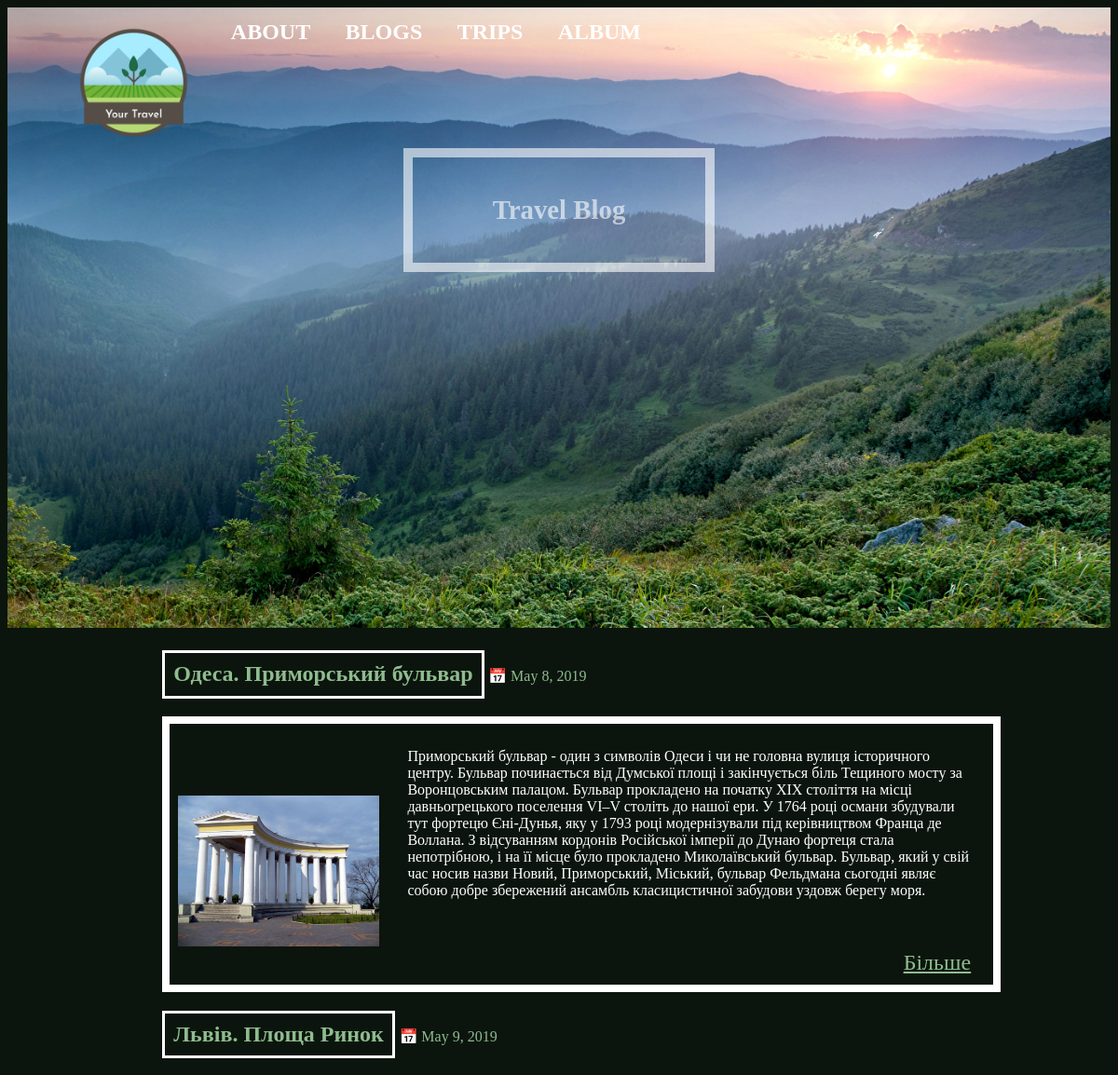
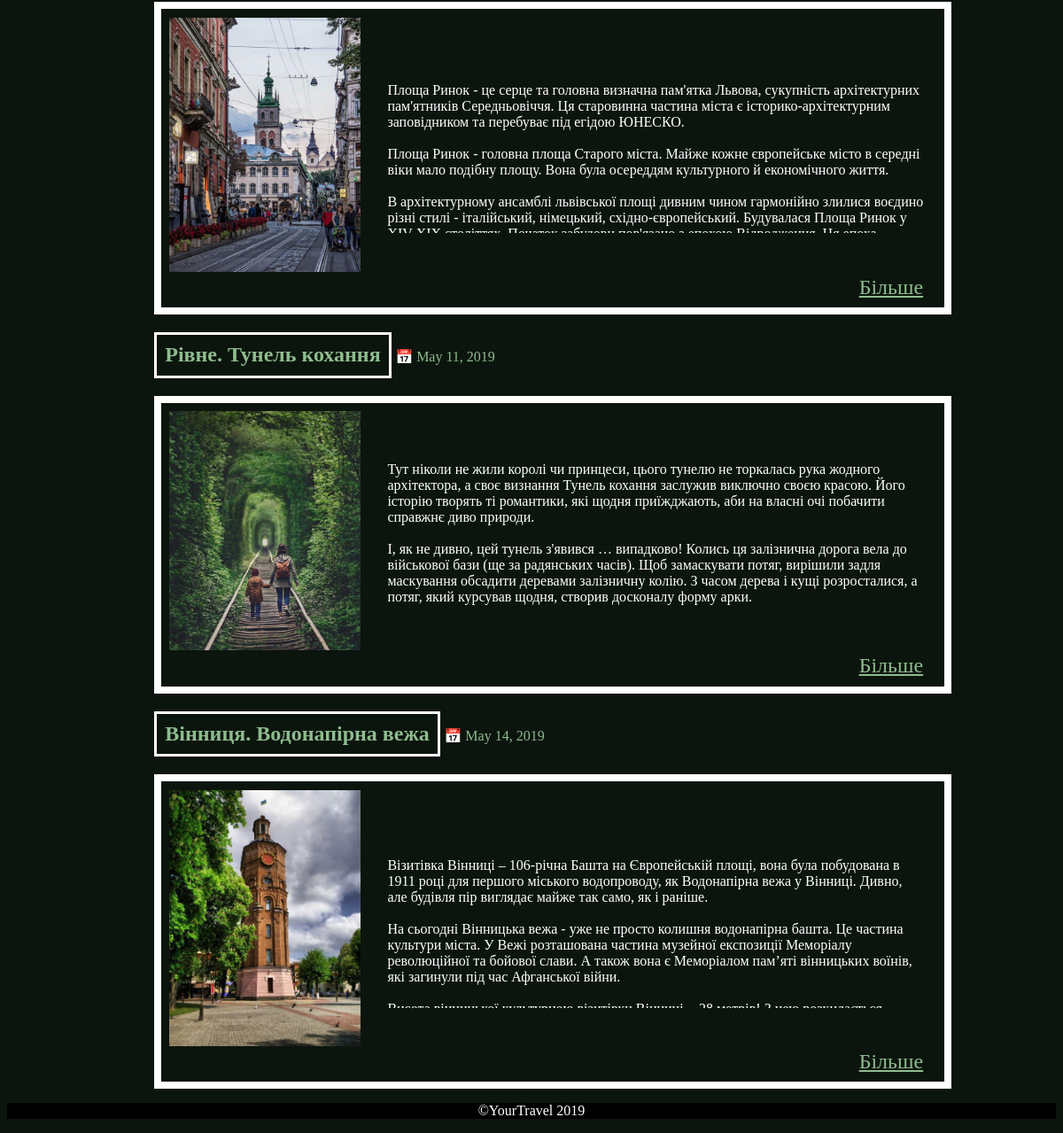
Screenshot of /blogs with the database file from the repository (2 pictures, top to bottom).
### blog/models.py (models this page shows)
class BlogsArticle(models.Model):
    title = models.CharField(max_length=150, null=False, blank=False)
    text = models.TextField(null=False, blank=False)
    time = models.DateField()
    photo = models.ImageField(upload_to='media', default='photo.jpg')

### blog/views.py (the view)
# urls.py: path('blogs', BlogsListView.as_view(), name='blogs'),
class BlogsListView(ListView):
    model = BlogsArticle
    template_name = 'blogs.html'

### templates/blogs.html (shortened to what this page needs)
{% extends 'base.html' %}
{% load static %}
{% block styles %}
    <link rel="stylesheet" type="text/css" href={% static 'blogs.css' %}>
{% endblock %}
{% block content %}
    <div id="blog-article-list">
        {% for article in object_list %}
            <div class="blog-article-object">
                <a  href=""><h2 class="blog-list-title"> {{ article.title }} </h2></a>
                <p class="blog-list-time">&#128197; {{ article.time }}</p>
                <div class="blog-list-content">
                    <img alt="photo" class="blog-list-content-img" src={{ article.photo }}>
                    <p class="blog-list-text">{{ article.text }}</p>
                    <a href="" class="blog-list-content-more">Більше</a>
                </div>
            </div>
        {% endfor %}
    </div>
{% endblock %}

### templates/base.html (shortened to what this page needs)
{% load static %}
<!DOCTYPE html>
<html>
<head>
    <link rel="stylesheet" type="text/css" href={% static 'base.css' %}>
    {% block styles %}
    {% endblock %}
</head>
<body>
<div class="container">
    <img src={% static 'images/mountains.jpg' %} alt="Norway" id="main_img">
    <div class="text-block">
        <div class="top"><a href={% url 'index' %}><img src="/static/images/logo.png" id="logo_img"></a></div>
 	    <div class="top"><a class="nav-item" href={% url 'index' %}>ABOUT</a></div>
 	    <div class="top"><a class="nav-item" href={% url 'blogs' %}>BLOGS</a></div>
 	    <div class="top"><a class="nav-item" href={% url 'trips' %}>TRIPS</a></div>
 	    <div class="top"><a class="nav-item" href={% url 'album' %}>ALBUM</a></div>
        <div id="image_text"><p>Travel Blog</p></div>
    </div>
</div>
{% block content %}
{% endblock %}
<div id="footer">
    <p>©YourTravel 2019</p>
</div>
</body>
</html>

### static/base.css (style rules this page uses)
body { background-color: #0b150d; }
#logo_img { width: 12%; }
.container { position: relative; }
#main_img { width: 100%; }
.text-block { position: absolute; top: 2%; left: 3%; right: 3%; }
.top { display: inline; margin-left: 3%; bottom: 10%; }
.nav-item { vertical-align: top; color: white; position: relative; font-size: 150%; text-decoration: none; font-weight: bold; }
#image_text { position: relative; margin: auto; padding: 1%; color: white; font-size: 180%; display: flex; border: 10px white solid; box-sizing: border-box; align-items: center; justify-content: center; width: 30%; font-weight: bold; opacity: 0.6; }
#footer { color: white; text-align: center; vertical-align: bottom; background-color: black; }

### static/blogs.css (style rules this page uses)
#blog-article-list { position: relative; margin-left: 10%; margin-right: 10%; }
.blog-list-title { border: 3px white solid; padding: 1%; display: inline-block; color: #8FBC8F; margin-left: 5%; }
.blog-list-time { display: inline-block; color: #8FBC8F; }
.blog-list-content { border: 8px white solid; display: inline-block; position: relative; margin-left: 5%; vertical-align: center; padding: 1%; }
.blog-list-content-img { width: 25%; position: relative; }
.blog-list-text { display: inline-block; width: 70%; height: 170px; white-space: pre-wrap; overflow: hidden; color: white; margin-left: 3%; margin-bottom: 5%; }
.blog-list-content-more { position: relative; left: 90%; font-size: 150%; color: #8FBC8F; }

### rows the page displays
BlogsArticle: title "Одеса. Приморський бульвар", time "May 8, 2019", photo (picture), text "Приморський бульвар - один з символів Одеси і чи не головна вулиця історичного центру. Бульвар починається від Думської площі і закінчується біль Тещиного мосту за Воронцовським палацом. Бульвар прокладено на початку ХІХ століття на місці давньогрецького поселення VI–V століть до нашої ери. У 1764 році османи збудували тут фортецю Єні-Дунья, яку у 1793 році модернізували під керівництвом Франца де Воллана. З відсуванням кордонів Російської імперії до Дунаю фортеця стала непотрібною, і на її місце було прокладено Миколаївський бульвар. Бульвар, який у свій час носив назви Новий, Приморський, Міський, бульвар Фельдмана сьогодні являє собою добре збережений ансамбль класицистичної забудови…"
BlogsArticle: title "Львів. Площа Ринок", time "May 9, 2019", photo (picture), text "Площа Ринок - це серце та головна визначна пам'ятка Львова, сукупність архітектурних пам'ятників Середньовіччя. Ця старовинна частина міста є історико-архітектурним заповідником та перебуває під егідою ЮНЕСКО. Площа Ринок - головна площа Старого міста. Майже кожне європейське місто в середні віки мало подібну площу. Вона була осереддям культурного й економічного життя. В архітектурному ансамблі львівської площі дивним чином гармонійно злилися воєдино різні стилі - італійський, німецький, східно-європейський. Будувалася Площа Ринок у…"
BlogsArticle: title "Рівне. Тунель кохання", time "May 11, 2019", photo (picture), text "Тут ніколи не жили королі чи принцеси, цього тунелю не торкалась рука жодного архітектора, а своє визнання Тунель кохання заслужив виключно своєю красою. Його історію творять ті романтики, які щодня приїжджають, аби на власні очі побачити справжнє диво природи. І, як не дивно, цей тунель з'явився … випадково! Колись ця залізнична дорога вела до військової бази (ще за радянських часів). Щоб замаскувати потяг, вирішили задля маскування обсадити деревами залізничну колію. З часом дерева і кущі розросталися, а потяг, який курсував щодня, створив досконалу форму арки.…"
BlogsArticle: title "Вінниця. Водонапірна вежа", time "May 14, 2019", photo (picture), text "Візитівка Вінниці – 106-річна Башта на Європейській площі, вона була побудована в 1911 році для першого міського водопроводу, як Водонапірна вежа у Вінниці. Дивно, але будівля пір виглядає майже так само, як і раніше. На сьогодні Вінницька вежа - уже не просто колишня водонапірна башта. Це частина культури міста. У Вежі розташована частина музейної експозиції Меморіалу революційної та бойової слави. А також вона є Меморіалом пам’яті вінницьких воїнів, які загинули під час Афганської війни.…"
